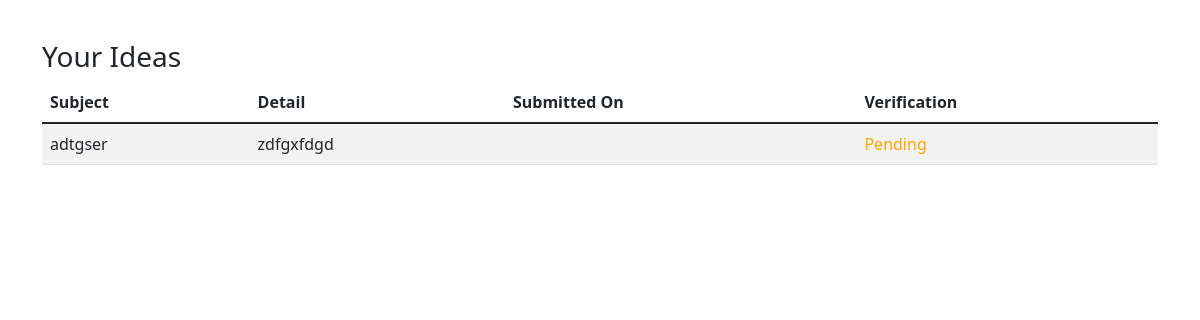
The page /submissions/ideas/ (signed in) on the database as committed earlier.
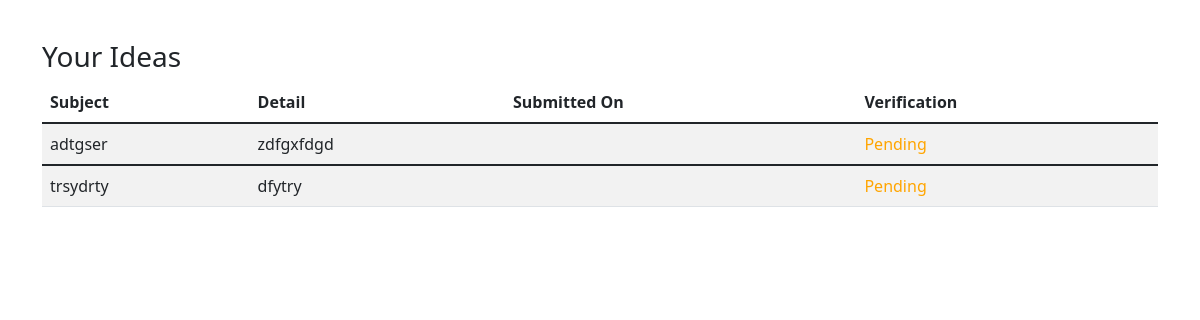
The same page on the database as committed later.
### submissions/models.py (models this page shows, shortened)
class Submission(models.Model):
    is_verified= models.BooleanField(default=False)
    user = models.ForeignKey(User,related_name="%(class)s_submissions",on_delete=models.CASCADE)
    submit_date = models.DateField(default=timezone.now)
    class Meta:
        abstract=True

class Idea(Submission):
    title = models.CharField(max_length=200)
    description= models.TextField()

### submissions/views.py (the view)
# urls.py: path('ideas/', views.ideas, name='ideas'),
@login_required(login_url='dashboard_page')
def ideas(request):
    userNow = request.user
    context = {
        'ideas': userNow.idea_submissions.all()
    }
    return render(request,'submissions/ideas.html',context)

### templates/submissions/ideas.html (shortened to what this page needs)
{% extends '../basicbootstrap.html'%}
{% block body %}
<div class="container" style="margin-top:40px">
  <h3>Your Ideas</h3>
  <table class="table table-striped">
    <thead>
      <tr>
        <th scope="col">Subject</th>
        <th scope="col">Detail</th>
        <th scope="col">Submitted On</th>
        <th scope="col">Verification</th>
      </tr>
    </thead>
    {% for idea in ideas %}
    <tbody>
      <tr>
        <td>{{idea.title}}</td>
        <td>{{idea.description}}</td>
        <td>{{post.submit_date}}</td>
        {% if post.is_verified %}
        <td><span style="color:green">Verified</span></td>
        {% else %}
        <td><span style="color:orange">Pending</span></td>
        {% endif %}
      </tr>
    </tbody>
    {% endfor %}
  </table>
</div>
{% endblock %}

### templates/basicbootstrap.html (shortened to what this page needs)
<!doctype html>
<html lang="en">
<head>
    <link href="https://unpkg.com/tailwindcss@^2/dist/tailwind.min.css" rel="stylesheet">
    <link rel="stylesheet" href="https://cdn.jsdelivr.net/npm/bootstrap-icons@1.3.0/font/bootstrap-icons.css" />
    <link href="https://cdn.jsdelivr.net/npm/bootstrap@5.1.1/dist/css/bootstrap.min.css" rel="stylesheet"
>
    <link rel="stylesheet" href="https://cdnjs.cloudflare.com/ajax/libs/font-awesome/6.0.0-beta2/css/all.min.css"
 />
    {% load static %}
</head>
<body>
    {% block body %}{% endblock body %}
</body>
</html>

Rows that differ between the two databases and show on the page:
added Idea: title "trsydrty", description "dfytry"
